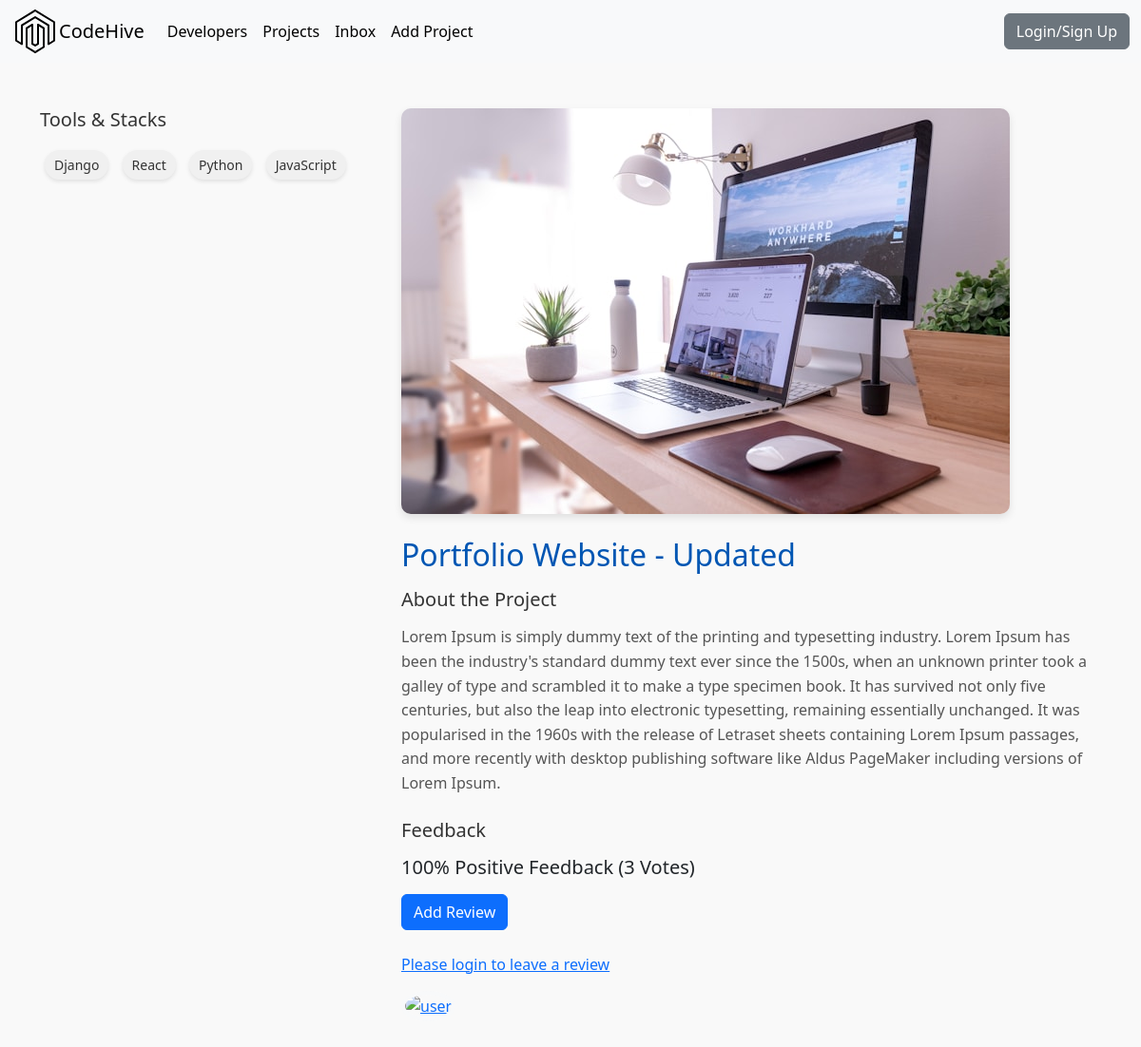
The app's page /projects/project/cf988127-9058-44e5-9325-239b57257c21/, older data.
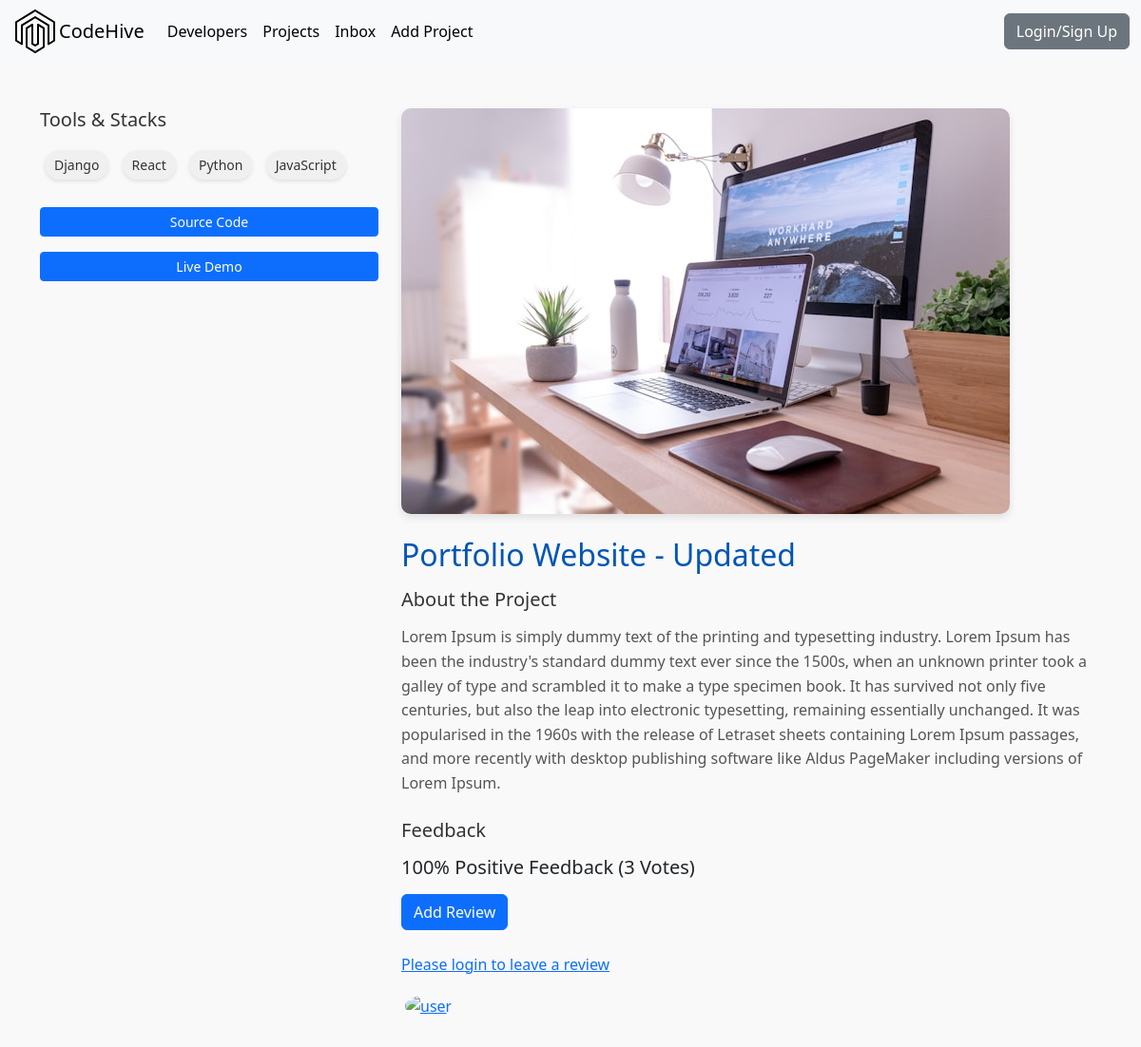
The same page, newer data.
### projects/views.py (the view)
# urls.py: path('project/<str:pk>/', views.project, name="project"),
def project(request, pk):
    projectObj = Project.objects.get(id=pk)
    return render(request, 'projects/single-projects.html', {'project':projectObj})

### projects/models.py (called while the page is built)
    def __str__(self):
        return self.name

### projects/templates/projects/single-projects.html (shortened to what this page needs)
{% extends 'main.html' %}
{% block content %}
<main class="single-project py-5">
    <div class="container">
        <div class="row">
            <div class="col-md-4 mb-4">
                <h3 class="singleproject-subtitle">Tools & Stacks</h3>
                <div class="singleproject-toolstack mb-4">
                    {% for tag in project.tags.all %}
                    <span class="tag">{{ tag }}</span>
                    {% endfor %}
                </div>
                {% if project.source_link %}
                <a class="btn btn-sm btn-primary d-block mb-3" href="{{project.source_link}}" target="_blank">
                     Source Code
                </a>
                {% endif %}
                {% if project.demo_link %}
                <a class="btn btn-sm btn-primary d-block mb-3" href="{{project.source_link}}" target="_blank">Live Demo
                </a>
                {% endif %}
            </div>
            <div class="col-md-8">
                <img class="singleproject-preview img-fluid mb-4" src="{{ project.featured_image.url }}" alt="Portfolio Thumbnail" />
                <h2 class="singleproject-title mb-3">{{ project.title }}</h2>
                <h3 class="singleproject-subtitle">About the Project</h3>
                <div class="singleproject-info mb-4">
                    {{ project.description }}
                </div>
                <div class="comments">
                    <h3 class="singleproject-subtitle">Feedback</h3>
                    <h5 class="project-rating mb-3">
                        {{ project.vote_ratio }}% Positive Feedback ({{ project.vote_total }}
                        Vote{{ project.vote_total|pluralize:"s" }})
                    </h5>
                    <form class="form mb-4" action="{% url 'project' project.id %}" method="POST">
                        <input class="btn btn-primary" type="submit" value="Add Review" />
                    </form>
                    <a href="" class="d-block mb-3">Please login to leave a review</a>
                    <div class="comment-list">
                        <div class="comment d-flex mb-3">
                            <a href="">
                                <img class="avatar rounded-circle me-3" src="" alt="user" style="width: 50px; height: 50px;" />
                            </a>
                        </div>
                    </div>
                </div>
            </div>
        </div>
    </div>
</main>
{% endblock %}

Row changes from the older to the newer data that the page shows:
changed Project "Portfolio Website - Updated": source_link empty → "dsfdsfds" (drawn)
Text that changed along with them:
text now shown: "Source Code Live Demo"
